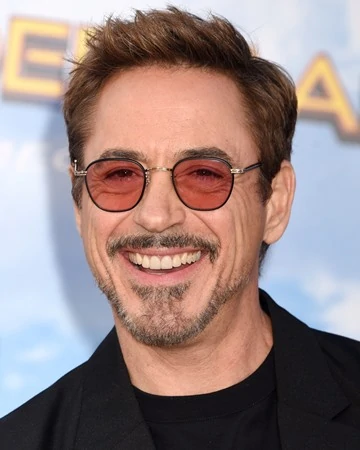
#> input picture rdj.webp, 360 x 450 px
$ python Face_Detection.py
#> lines starting #> are read from the running program, lines starting #| are printed output that depends on the picture; after the words box and inside, x2 and y2 are one past the last pixel; in counts of white or black regions, pixels touching at a corner belong together
import cv2
from random import randrange

trained_face_data = cv2.CascadeClassifier('haarcascade_frontalface_default.xml')

# Choose an image to detect faces in
img = cv2.imread('rdj.webp')
#> img is the input picture: shape (450, 360, 3); mean B, G, R 131.6, 133.5, 153

# Must convert to grayscale
grayscaled_img = cv2.cvtColor(img, cv2.COLOR_BGR2GRAY)
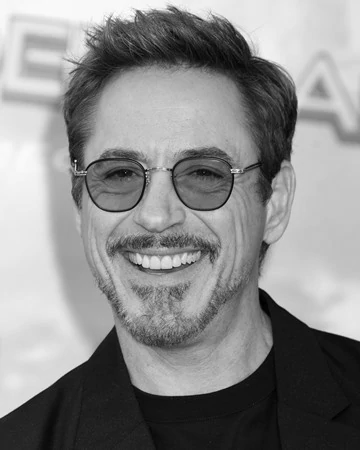
#> grayscaled_img: shape (450, 360); min 0, max 255, mean 139.1

# Detect faces
face_coordinates = trained_face_data.detectMultiScale(grayscaled_img)
#> face_coordinates = [[35, 78, 258, 258]]

# Draw rectangles around the faces
for (x, y, w, h) in face_coordinates:
    cv2.rectangle(img, (x,y),(x+w, y+h), (randrange(256), randrange(256),randrange(256)), 5)
#> this loop made 1 pass
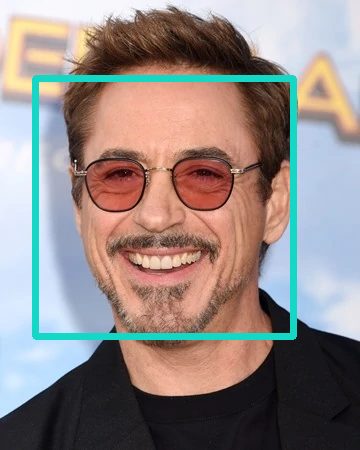
#> img: shape (450, 360, 3); 4.45% of pixels changed, all inside (x1, y1, x2, y2) = (32, 75, 297, 340)
#                                                            color of rect         width of rect

# Display the image with the faces


#
cv2.imshow('Clever Programmer Face Detector', img)
cv2.waitKey()


print("Code Completed")
